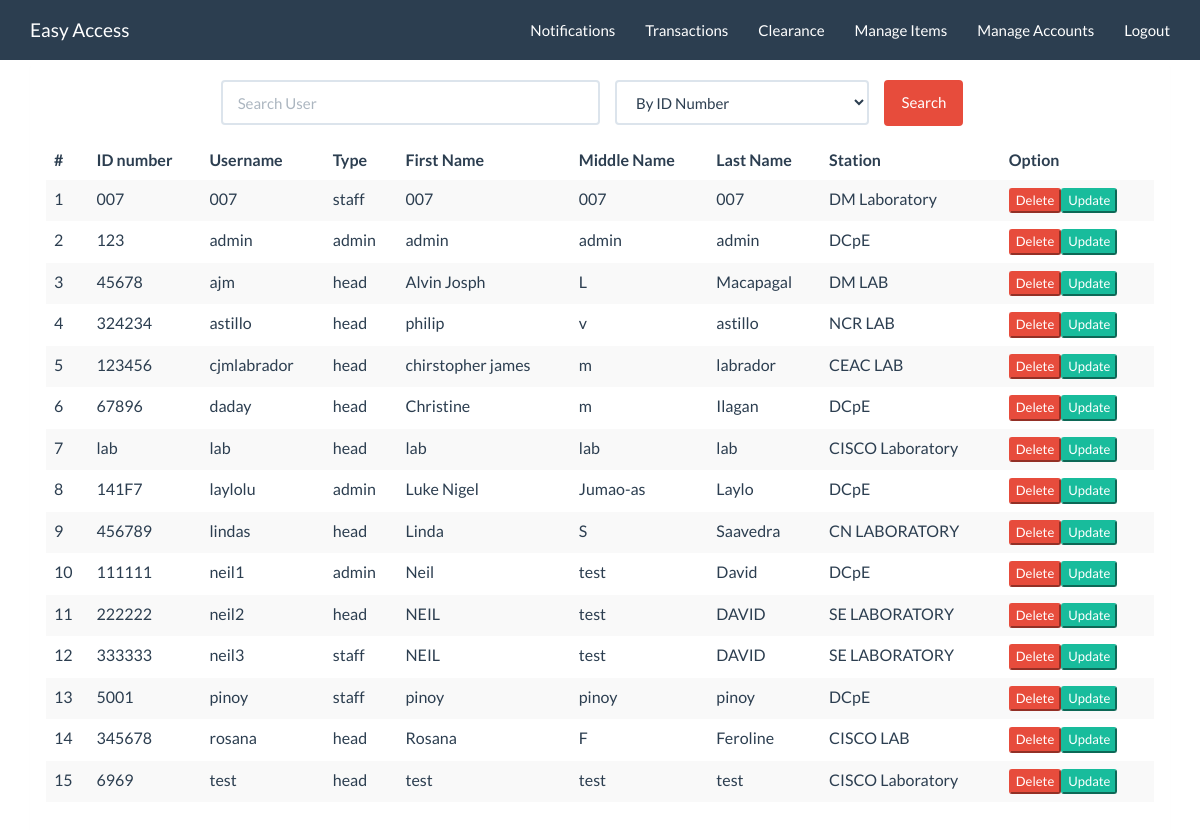
Page /index.php/admin/sUser on the earlier database version.
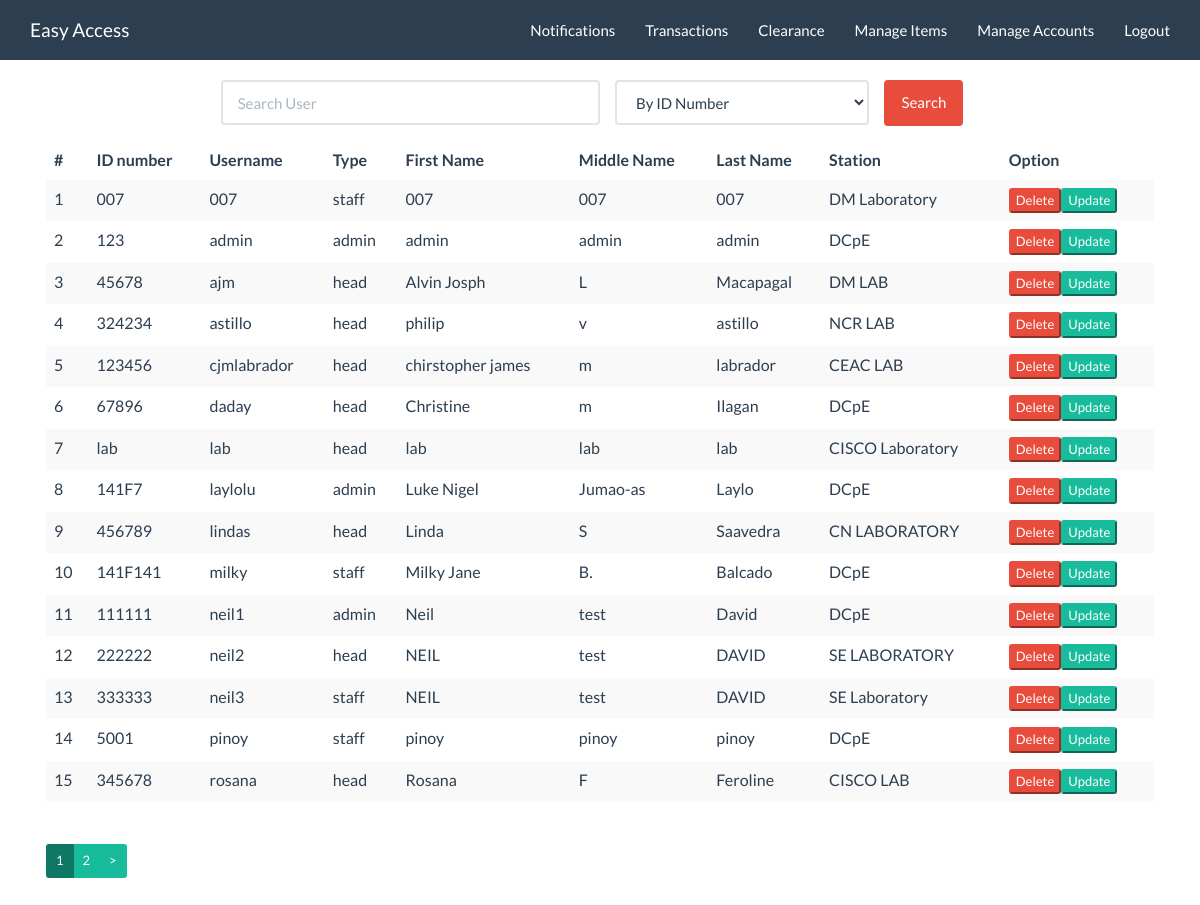
Same page on the later database version.
### tables this page shows
CREATE TABLE `user` (
  `id` int(11) NOT NULL,
  `name` varchar(45) DEFAULT NULL,
  `password` varchar(45) DEFAULT NULL,
  `type` varchar(45) DEFAULT NULL,
  `idnumber` varchar(45) NOT NULL,
  `firstname` varchar(45) NOT NULL,
  `middlename` varchar(45) NOT NULL,
  `lastname` varchar(45) NOT NULL,
  `department` varchar(45) NOT NULL
);

### index.php (called while the page is built, shortened)
<?php
require_once BASEPATH.'core/CodeIgniter.php';

### application/models/accountsdb.php (called while the page is built, shortened)
<?php
class accountsdb extends CI_Model {
        public function showusers($name,$ref,$start=0,$limit)
        {
              $this->db->like($ref,$name);
              $this->db->limit($limit, $start);
              $query = $this->db->order_by($ref,'asc')->get('user');
              $data = $query->result_array();
              return $data;
        }
  }?>

### application/views/admin/showusers.php (the view, shortened to what this page needs)
<div class="container">
<div class="starter-template">
  <?php echo br(3);?>
<div class="panel">
        <div class="panel-body">
        <?php
        $attributes = array("class" => "form-horizontal", "role" => "form", "id" => "searchform", "name" => "searchform");
        echo form_open("admin/sUser", $attributes);?>
            <div class="form-group">
                <div class="col-md-4 col-sm-offset-2" style="padding:0;">
                    <input class="form-control" id="name_search" name="name_search" placeholder="Search User" type="text" value="<?php echo set_value('name_search'); ?>" />
                </div>
                <div class="col-xs-3">
                          <?php
                          $data = array(
                                      'idnumber '   =>  'By ID Number',
                                      'lastname'    =>  'By Last Name',
                                      'name'        =>  'By Username',
                                      'type'        =>  'By Type',
                                      'department'  =>  'By Station' );
                          echo form_dropdown('searchBy',$data,set_value('searchBy'),'class="form-control"');
                   ?>
                </div>
                <div class="col-xs-2" style="padding:0;">
                  <input id="btn_search" name="btn_search" type="submit" class="btn btn-danger" value="Search"/>
                </div>
            </div>
    <?php if (!$x): ?>
            <h2 style="margin-top:50px;text-align:center">No Results Found</h2>
      <?php else: ?>
          <div class="table-responsive">
            <table class="table table-striped" ,>
              <thead>
                <tr>
                  <th>#</th>
                  <th>ID number</th>
                  <th>Username</th>
                  <th>Type</th>
                  <th>First Name</th>
                  <th>Middle Name</th>
                  <th>Last Name</th>
                  <th>Station</th>
                  <th>Option</th>
                </tr>
              </thead>
              <tbody>
              <?php
              $c=1+$start;
              foreach ($x as $row) {
              echo "<tr>
                  <td>".$c."</td>
                  <td>".$row['idnumber']."</td>
                  <td>".$row['name']."</td>
                  <td>".$row['type']."</td>
                  <td>".$row['firstname']."</td>
                  <td>".$row['middlename']."</td>
                  <td>".$row['lastname']."</td>
                  <td>".$row['department']."</td>
                  <td>".anchor('admin/deleteuser/'.$row['id'],'<button type="button" class="btn-xs btn-danger">Delete</button>','onclick="return doconfirm()"')."".anchor('admin/updateuser/'.$row['id'],'<button type="button" class="btn-xs btn-success" data-toggle="modal" data-target="update">Update</button>')."</td>
                </tr>";
                $c++;
              }?>
              </tbody>
            </table>
          </div>
          <ul class="pagination pagination-sm">
            <?php echo $this->pagination->create_links(); ?>
          </ul>
      <?php endif ?>
   </div>
</div>

Differences in the rows shown:
no longer on this page (row unchanged): user: idnumber "6969", name "test", type "head", firstname "test", middlename "test", lastname "test", department "CISCO Laboratory", id "Delete", id "Update"
added user: idnumber "141F141", name "milky", type "staff", firstname "Milky Jane", middlename "B.", lastname "Balcado", department "DCpE", id "Delete", id "Update"
changed user "neil3": department "SE LABORATORY" → "SE Laboratory"
Other differences:
$this->pagination->create_links(): (not shown) → "1 2 >"
